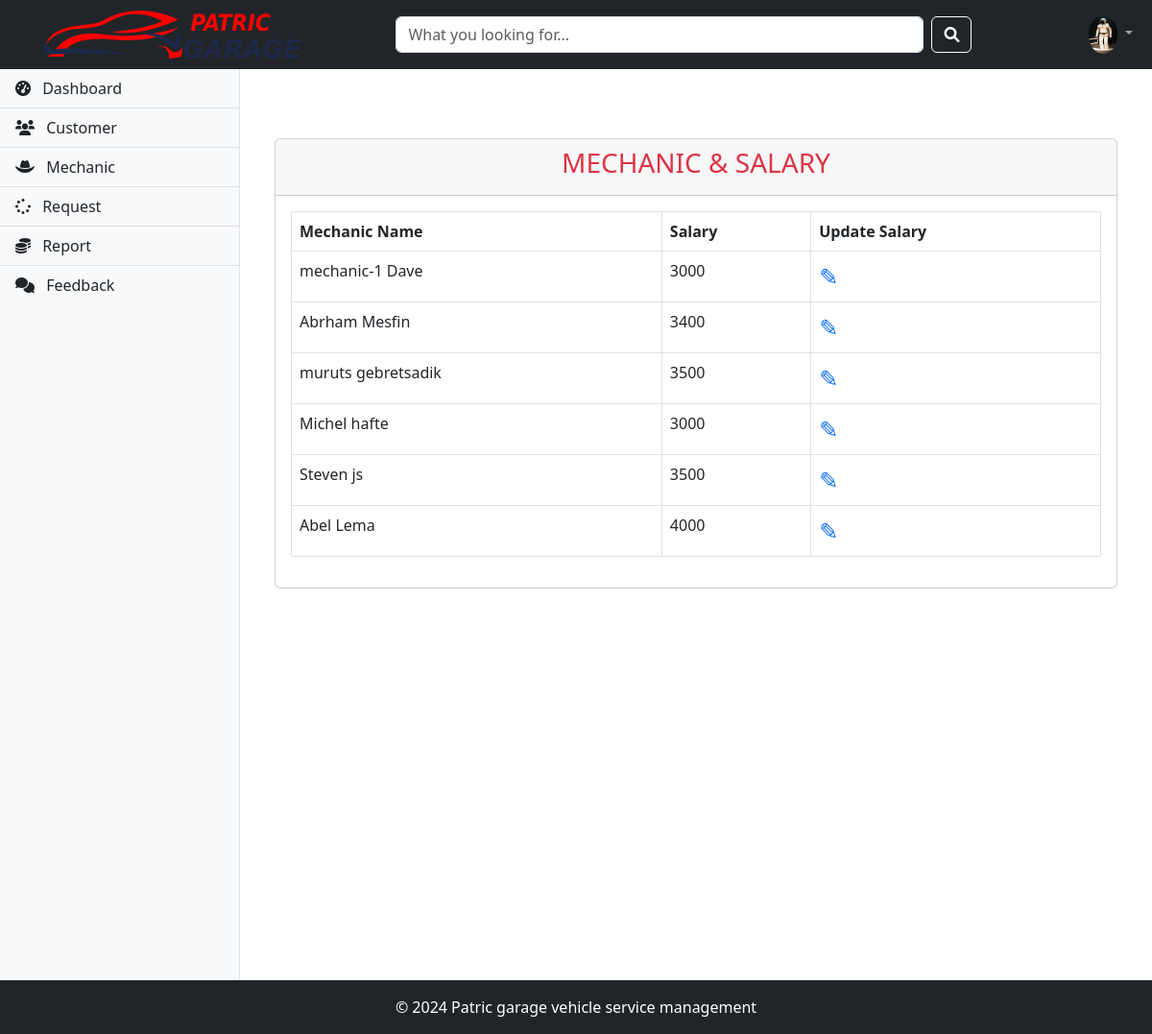
/admin-view-mechanic-salary (signed in), run on the app's committed database.
### vehicle/models.py (models this page shows, shortened)
class Mechanic(models.Model):
    user = models.OneToOneField(User, on_delete=models.CASCADE)
    address = models.CharField(max_length=500)
    mobile = models.CharField(max_length=20)
    skill = models.CharField(max_length=500)
    salary = models.PositiveIntegerField(null=True, blank=True)
    status = models.BooleanField(default=False)
    profile_pic = models.ImageField(upload_to='profile_pic/MechanicProfilePic/', null=True, blank=True)

### vehicle/views.py (the view)
# urls.py: path('admin-view-mechanic-salary',views.admin_view_mechanic_salary_view,name='admin-view-mechanic-salary'),
@login_required(login_url='adminlogin')
def admin_view_mechanic_salary_view(request):
    mechanics=models.Mechanic.objects.all()
    return render(request,'vehicle/admin_view_mechanic_salary.html',{'mechanics':mechanics})

### vehicle/templates/vehicle/admin_view_mechanic_salary.html
{% extends 'vehicle/adminbase.html' %}
{% block content %}
{% load static %}
<div class="container mt-5">
    <div class="row">
        <div class="col-12">
            <div class="card">
                <div class="card-header text-center">
                    <h3 class="text-danger">MECHANIC & SALARY</h3>
                </div>
                <div class="card-body">
                    <table class="table table-bordered table-hover">
                        <thead class="table-white">
                            <tr>
                                <th scope="col">Mechanic Name</th>
                                <th scope="col">Salary</th>
                                <th scope="col">Update Salary</th>
                            </tr>
                        </thead>
                        <tbody>
                            {% for mechanic in mechanics %}
                            <tr>
                                <td>{{ mechanic.user.first_name }} {{ mechanic.user.last_name }}</td>
                                <td>{{ mechanic.salary }}</td>
                                <td>
                                    <a href="{% url 'update-salary' mechanic.id %}" class="text-decoration-none text-primary fs-4">
                                        &#9998;
                                    </a>
                                </td>
                            </tr>
                            {% endfor %}
                        </tbody>
                    </table>
                </div>
            </div>
        </div>
    </div>
    <br><br><br><br><br><br><br><br><br><br><br><br><br><br><br><br>
</div>
{% endblock content %}

### data on the page
Mechanic: user.first_name "mechanic-1", user.last_name "Dave", salary "3000"
Mechanic: user.first_name "Abrham", user.last_name "Mesfin", salary "3400"
Mechanic: user.first_name "muruts", user.last_name "gebretsadik", salary "3500"
Mechanic: user.first_name "Michel", user.last_name "hafte", salary "3000"
Mechanic: user.first_name "Steven", user.last_name "js", salary "3500"
Mechanic: user.first_name "Abel", user.last_name "Lema", salary "4000"
